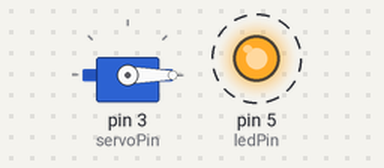
The sketch below on a simulated Arduino Uno, built with avr-gcc and run on an emulated ATmega328P. Parts: servo, output pins drawn as LEDs (lit = HIGH). Dashed ring = blinking.

Above: at 0.05 s.
Timing chart, 0 to 4.6 s (numbered marks = the images above):
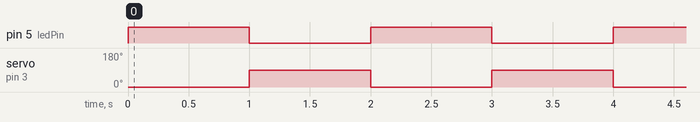

The sketch:

servo-light_test_code.ino
```cpp
#include <Servo.h>
int servoPin = 3;
int ledPin = 5;
Servo Servo1;


void setup() {
  pinMode(ledPin, OUTPUT);
  Servo1.attach(servoPin);
}

void loop() {
  digitalWrite(ledPin, HIGH);
  Servo1.write(0);
  delay(1000);
  digitalWrite(ledPin, LOW);
  Servo1.write(90);
  delay(1000);
}
```

Measured:
- by itself, pin 5 (ledPin): alternates HIGH for 1.0 s and LOW for 1.0 s
- by itself, servo on pin 3 (servoPin): alternates 90° for 1.0 s and 0° for 1.0 s
